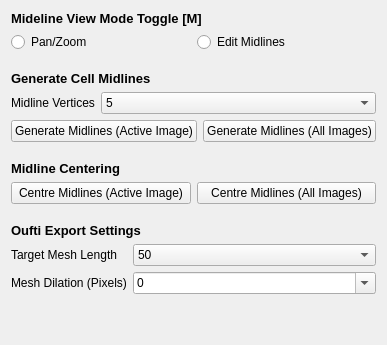
  <widget class="QWidget" name="tab_2">
   <attribute name="title">
    <string>Oufti</string>
   </attribute>
   <layout class="QVBoxLayout" name="verticalLayout_7">
    <item>
     <widget class="QLabel" name="label_29">
      <property name="font">
       <font>
        <pointsize>10</pointsize>
        <weight>75</weight>
        <bold>true</bold>
       </font>
      </property>
      <property name="text">
       <string>Mideline View Mode Toggle [M]</string>
      </property>
     </widget>
    </item>
    <item>
     <layout class="QGridLayout" name="gridLayout_10">
      <item row="0" column="0">
       <widget class="QRadioButton" name="oufti_panzoom_mode">
        <property name="text">
         <string>Pan/Zoom</string>
        </property>
       </widget>
      </item>
      <item row="0" column="1">
       <widget class="QRadioButton" name="oufti_edit_mode">
        <property name="text">
         <string>Edit Midlines</string>
        </property>
       </widget>
      </item>
     </layout>
    </item>
    <item>
     <spacer name="verticalSpacer_22">
      <property name="orientation">
       <enum>Qt::Vertical</enum>
      </property>
      <property name="sizeType">
       <enum>QSizePolicy::Minimum</enum>
      </property>
      <property name="sizeHint" stdset="0">
       <size>
        <width>360</width>
        <height>13</height>
       </size>
      </property>
     </spacer>
    </item>
    <item>
     <widget class="QLabel" name="label_20">
      <property name="font">
       <font>
        <pointsize>10</pointsize>
        <weight>75</weight>
        <bold>true</bold>
       </font>
      </property>
      <property name="text">
       <string>Generate Cell Midlines</string>
      </property>
     </widget>
    </item>
    <item>
     <layout class="QFormLayout" name="formLayout_4">
      <item row="0" column="0">
       <widget class="QLabel" name="label_25">
        <property name="text">
         <string>Midline Vertices</string>
        </property>
       </widget>
      </item>
      <item row="0" column="1">
       <widget class="QComboBox" name="oufti_midline_vertexes">
        <property name="currentText">
         <string>5</string>
        </property>
        <property name="currentIndex">
         <number>0</number>
        </property>
        <item>
         <property name="text">
          <string>5</string>
         </property>
        </item>
        <item>
         <property name="text">
          <string>6</string>
         </property>
        </item>
        <item>
         <property name="text">
          <string>7</string>
         </property>
        </item>
        <item>
         <property name="text">
          <string>8</string>
         </property>
        </item>
        <item>
         <property name="text">
          <string>9</string>
         </property>
        </item>
        <item>
         <property name="text">
          <string>10</string>
         </property>
        </item>
       </widget>
      </item>
     </layout>
    </item>
    <item>
     <layout class="QGridLayout" name="gridLayout_16">
      <item row="0" column="0">
       <widget class="QPushButton" name="oufti_generate_active_midlines">
        <property name="text">
         <string>Generate Midlines (Active Image)</string>
        </property>
       </widget>
      </item>
      <item row="0" column="1">
       <layout class="QGridLayout" name="gridLayout_17">
        <item row="0" column="0">
         <widget class="QPushButton" name="oufti_generate_all_midlines">
          <property name="text">
           <string>Generate Midlines (All Images)</string>
          </property>
         </widget>
        </item>
       </layout>
      </item>
     </layout>
    </item>
    <item>
     <spacer name="verticalSpacer_23">
      <property name="orientation">
       <enum>Qt::Vertical</enum>
      </property>
      <property name="sizeType">
       <enum>QSizePolicy::Minimum</enum>
      </property>
      <property name="sizeHint" stdset="0">
       <size>
        <width>360</width>
        <height>13</height>
       </size>
      </property>
     </spacer>
    </item>
    <item>
     <widget class="QLabel" name="label_63">
      <property name="font">
       <font>
        <pointsize>10</pointsize>
        <weight>75</weight>
        <bold>true</bold>
       </font>
      </property>
      <property name="text">
       <string>Midline Centering</string>
      </property>
     </widget>
    </item>
    <item>
     <layout class="QGridLayout" name="gridLayout_15">
      <item row="0" column="0">
       <widget class="QPushButton" name="oufti_centre_active_midlines">
        <property name="text">
         <string>Centre Midlines (Active Image)</string>
        </property>
       </widget>
      </item>
      <item row="0" column="1">
       <widget class="QPushButton" name="oufti_centre_all_midlines">
        <property name="text">
         <string>Centre Midlines (All Images)</string>
        </property>
       </widget>
      </item>
     </layout>
    </item>
    <item>
     <spacer name="verticalSpacer_25">
      <property name="orientation">
       <enum>Qt::Vertical</enum>
      </property>
      <property name="sizeType">
       <enum>QSizePolicy::Minimum</enum>
      </property>
      <property name="sizeHint" stdset="0">
       <size>
        <width>360</width>
        <height>13</height>
       </size>
      </property>
     </spacer>
    </item>
    <item>
     <widget class="QLabel" name="label_61">
      <property name="font">
       <font>
        <pointsize>10</pointsize>
        <weight>75</weight>
        <bold>true</bold>
       </font>
      </property>
      <property name="text">
       <string>Oufti Export Settings</string>
      </property>
     </widget>
    </item>
    <item>
     <layout class="QFormLayout" name="formLayout_7">
      <item row="0" column="0">
       <widget class="QLabel" name="label_64">
        <property name="text">
         <string>Target Mesh Length</string>
        </property>
       </widget>
      </item>
      <item row="0" column="1">
       <widget class="QComboBox" name="oufti_mesh_length">
        <property name="currentIndex">
         <number>4</number>
        </property>
        <item>
         <property name="text">
          <string>10</string>
         </property>
        </item>
        <item>
         <property name="text">
          <string>20</string>
         </property>
        </item>
        <item>
         <property name="text">
          <string>30</string>
         </property>
        </item>
        <item>
         <property name="text">
          <string>40</string>
         </property>
        </item>
        <item>
         <property name="text">
          <string>50</string>
         </property>
        </item>
        <item>
         <property name="text">
          <string>100</string>
         </property>
        </item>
       </widget>
      </item>
      <item row="1" column="0">
       <widget class="QLabel" name="label_13">
        <property name="text">
         <string>Mesh Dilation (Pixels)</string>
        </property>
       </widget>
      </item>
      <item row="1" column="1">
       <widget class="QComboBox" name="oufti_mesh_dilation">
        <property name="editable">
         <bool>true</bool>
        </property>
        <property name="currentText">
         <string>0</string>
        </property>
        <property name="currentIndex">
         <number>6</number>
        </property>
        <item>
         <property name="text">
          <string>-2</string>
         </property>
        </item>
        <item>
         <property name="text">
          <string>-1.5</string>
         </property>
        </item>
        <item>
         <property name="text">
          <string>-1</string>
         </property>
        </item>
        <item>
         <property name="text">
          <string>-0.5</string>
         </property>
        </item>
        <item>
         <property name="text">
          <string>-0.2</string>
         </property>
        </item>
        <item>
         <property name="text">
          <string>-0.1</string>
         </property>
        </item>
        <item>
         <property name="text">
          <string>0</string>
         </property>
        </item>
        <item>
         <property name="text">
          <string>0.1</string>
         </property>
        </item>
        <item>
         <property name="text">
          <string>0.2</string>
         </property>
        </item>
        <item>
         <property name="text">
          <string>0.5</string>
         </property>
        </item>
        <item>
         <property name="text">
          <string>1</string>
         </property>
        </item>
        <item>
         <property name="text">
          <string>1.5</string>
         </property>
        </item>
        <item>
         <property name="text">
          <string>2</string>
         </property>
        </item>
       </widget>
      </item>
     </layout>
    </item>
    <item>
     <spacer name="verticalSpacer_21">
      <property name="orientation">
       <enum>Qt::Vertical</enum>
      </property>
      <property name="sizeHint" stdset="0">
       <size>
        <width>20</width>
        <height>40</height>
       </size>
      </property>
     </spacer>
    </item>
   </layout>
  </widget>
